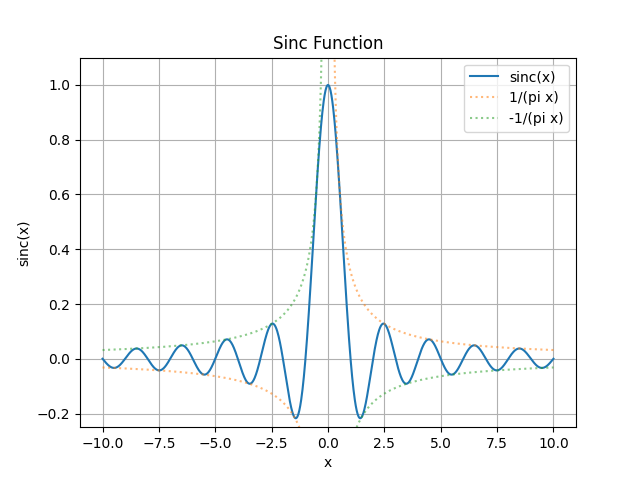

This chart was generated by the following Python code:
import scipy.special
import numpy as np
import matplotlib.pyplot as plt

x = np.linspace(-10, 10, 1000)
y = scipy.special.sinc(x)
y_pos_asymptote = 1 / (np.pi * x)
y_neg_asymptote = -1 / (np.pi * x)

# Break the asymptote curves near x=0 to avoid a vertical connection line.
near_zero = np.abs(x) < 0.2
y_pos_asymptote[near_zero] = np.nan
y_neg_asymptote[near_zero] = np.nan

plt.plot(x, y, label="sinc(x)")
plt.plot(x, y_pos_asymptote, label="1/(pi x)", linestyle=":", color="tab:orange", alpha=0.55)
plt.plot(x, y_neg_asymptote, label="-1/(pi x)", linestyle=":", color="tab:green", alpha=0.55)
plt.title("Sinc Function")
plt.xlabel("x")
plt.ylabel("sinc(x)")
plt.ylim(-0.25, 1.1)
plt.grid(True)
plt.legend()
plt.savefig("resources/sinc_plot.png")
